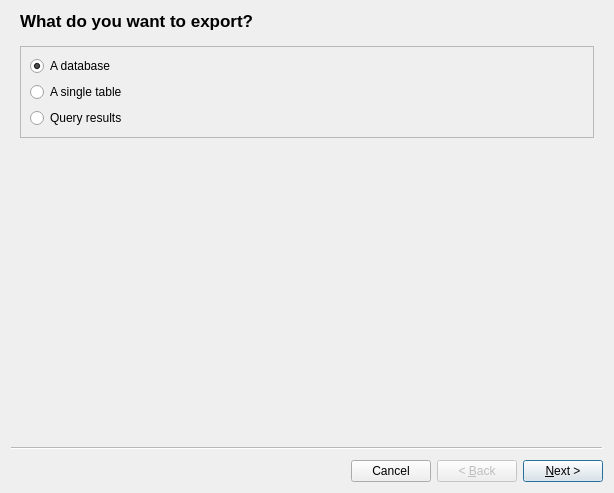
<?xml version="1.0" encoding="UTF-8"?>
<ui version="4.0">
 <class>ExportDialog</class>
 <widget class="QWizard" name="ExportDialog">
  <property name="geometry">
   <rect>
    <x>0</x>
    <y>0</y>
    <width>614</width>
    <height>493</height>
   </rect>
  </property>
  <property name="windowTitle">
   <string>Export</string>
  </property>
  <property name="wizardStyle">
   <enum>QWizard::WizardStyle::ClassicStyle</enum>
  </property>
  <property name="options">
   <set>QWizard::WizardOption::CancelButtonOnLeft|QWizard::WizardOption::NoDefaultButton</set>
  </property>
  <widget class="QWizardPage" name="exportSubjectPage">
   <property name="title">
    <string>What do you want to export?</string>
   </property>
   <layout class="QVBoxLayout" name="verticalLayout">
    <item>
     <widget class="QFrame" name="exportSubjectFrame">
      <property name="frameShape">
       <enum>QFrame::Shape::StyledPanel</enum>
      </property>
      <property name="frameShadow">
       <enum>QFrame::Shadow::Raised</enum>
      </property>
      <layout class="QVBoxLayout" name="verticalLayout_2">
       <item>
        <widget class="QRadioButton" name="subjectDatabaseRadio">
         <property name="text">
          <string>A database</string>
         </property>
         <property name="checked">
          <bool>true</bool>
         </property>
        </widget>
       </item>
       <item>
        <widget class="QRadioButton" name="subjectTableRadio">
         <property name="text">
          <string>A single table</string>
         </property>
        </widget>
       </item>
       <item>
        <widget class="QRadioButton" name="subjectQueryRadio">
         <property name="text">
          <string>Query results</string>
         </property>
        </widget>
       </item>
      </layout>
     </widget>
    </item>
   </layout>
  </widget>
  <widget class="QWizardPage" name="proxyPage"/>
  <widget class="VerifiableWizardPage" name="tablePage">
   <property name="title">
    <string>Table to export</string>
   </property>
   <layout class="QVBoxLayout" name="verticalLayout_3">
    <item>
     <widget class="QFrame" name="exportTableFrame">
      <property name="frameShape">
       <enum>QFrame::Shape::StyledPanel</enum>
      </property>
      <property name="frameShadow">
       <enum>QFrame::Shadow::Raised</enum>
      </property>
      <layout class="QGridLayout" name="gridLayout_4">
       <item row="1" column="2">
        <widget class="QComboBox" name="exportTableNameCombo">
         <property name="sizePolicy">
          <sizepolicy hsizetype="Expanding" vsizetype="Fixed">
           <horstretch>0</horstretch>
           <verstretch>0</verstretch>
          </sizepolicy>
         </property>
        </widget>
       </item>
       <item row="1" column="0">
        <widget class="QComboBox" name="exportTableDbNameCombo">
         <property name="sizePolicy">
          <sizepolicy hsizetype="Expanding" vsizetype="Fixed">
           <horstretch>0</horstretch>
           <verstretch>0</verstretch>
          </sizepolicy>
         </property>
        </widget>
       </item>
       <item row="0" column="0">
        <widget class="QLabel" name="exportTableDbNameLabel">
         <property name="text">
          <string>Database</string>
         </property>
        </widget>
       </item>
       <item row="0" column="2">
        <widget class="QLabel" name="exportTableNameLabel">
         <property name="text">
          <string>Table</string>
         </property>
        </widget>
       </item>
       <item row="1" column="1">
        <widget class="QLabel" name="exportTableSeparatorLabel">
         <property name="text">
          <string notr="true">.</string>
         </property>
        </widget>
       </item>
      </layout>
     </widget>
    </item>
    <item>
     <widget class="QGroupBox" name="tableOptionsGroup">
      <property name="title">
       <string>Options</string>
      </property>
      <layout class="QVBoxLayout" name="verticalLayout_6">
       <item>
        <widget class="QCheckBox" name="exportTableDataCheck">
         <property name="toolTip">
          <string>When this option is unchecked, then only table DDL (CREATE TABLE statement) is exported.</string>
         </property>
         <property name="text">
          <string>Export table data</string>
         </property>
         <property name="checked">
          <bool>true</bool>
         </property>
        </widget>
       </item>
       <item>
        <widget class="QCheckBox" name="exportTableIndexesCheck">
         <property name="text">
          <string>Export table indexes</string>
         </property>
         <property name="checked">
          <bool>true</bool>
         </property>
        </widget>
       </item>
       <item>
        <widget class="QCheckBox" name="exportTableTriggersCheck">
         <property name="text">
          <string>Export table triggers</string>
         </property>
         <property name="checked">
          <bool>true</bool>
         </property>
        </widget>
       </item>
       <item>
        <widget class="Line" name="line">
         <property name="orientation">
          <enum>Qt::Orientation::Horizontal</enum>
         </property>
        </widget>
       </item>
       <item>
        <widget class="QLabel" name="label">
         <property name="font">
          <font>
           <italic>true</italic>
          </font>
         </property>
         <property name="text">
          <string>Note, that exporting table indexes and triggers may be unsupported by some output formats.</string>
         </property>
         <property name="wordWrap">
          <bool>true</bool>
         </property>
        </widget>
       </item>
      </layout>
     </widget>
    </item>
   </layout>
  </widget>
  <widget class="VerifiableWizardPage" name="databaseObjectsPage">
   <property name="title">
    <string>Select database objects to export</string>
   </property>
   <layout class="QGridLayout" name="gridLayout_3">
    <item row="2" column="0">
     <widget class="QPushButton" name="objectsSelectAllButton">
      <property name="text">
       <string>Select all</string>
      </property>
     </widget>
    </item>
    <item row="1" column="0" colspan="2">
     <widget class="QTreeView" name="dbObjectsTree">
      <attribute name="headerVisible">
       <bool>false</bool>
      </attribute>
     </widget>
    </item>
    <item row="0" column="0">
     <widget class="QLabel" name="dbObjectsDatabaseLabel">
      <property name="text">
       <string>Database:</string>
      </property>
     </widget>
    </item>
    <item row="2" column="1">
     <widget class="QPushButton" name="objectsDeselectAllButton">
      <property name="text">
       <string>Deselect all</string>
      </property>
     </widget>
    </item>
    <item row="0" column="1">
     <widget class="QComboBox" name="dbObjectsDatabaseCombo"/>
    </item>
    <item row="4" column="0">
     <widget class="QCheckBox" name="exportDbTriggerCheck">
      <property name="text">
       <string>Export table indexes</string>
      </property>
     </widget>
    </item>
    <item row="3" column="0">
     <widget class="QCheckBox" name="exportDbDataCheck">
      <property name="text">
       <string>Export data from tables</string>
      </property>
      <property name="checked">
       <bool>true</bool>
      </property>
     </widget>
    </item>
    <item row="5" column="0">
     <widget class="QCheckBox" name="exportDbIndexCheck">
      <property name="text">
       <string>Export table and view triggers</string>
      </property>
     </widget>
    </item>
   </layout>
  </widget>
  <widget class="VerifiableWizardPage" name="queryPage">
   <property name="title">
    <string>Query to export results for</string>
   </property>
   <layout class="QGridLayout" name="gridLayout_5">
    <item row="2" column="0" colspan="2">
     <widget class="SqlEditor" name="queryEdit"/>
    </item>
    <item row="0" column="1">
     <widget class="QComboBox" name="queryDatabaseCombo"/>
    </item>
    <item row="0" column="0">
     <widget class="QLabel" name="queryDatabaseLabel">
      <property name="text">
       <string>Database:</string>
      </property>
     </widget>
    </item>
    <item row="1" column="0">
     <widget class="QLabel" name="queryLabel">
      <property name="text">
       <string>Query to be executed for results:</string>
      </property>
     </widget>
    </item>
   </layout>
  </widget>
  <widget class="VerifiableWizardPage" name="formatAndOptionsPage">
   <property name="title">
    <string>Export format and options</string>
   </property>
   <layout class="QVBoxLayout" name="verticalLayout_4">
    <item>
     <widget class="QScrollArea" name="formatScrollArea">
      <property name="styleSheet">
       <string notr="true">#formatScrollArea { background: transparent; }</string>
      </property>
      <property name="frameShape">
       <enum>QFrame::Shape::NoFrame</enum>
      </property>
      <property name="frameShadow">
       <enum>QFrame::Shadow::Plain</enum>
      </property>
      <property name="lineWidth">
       <number>0</number>
      </property>
      <property name="horizontalScrollBarPolicy">
       <enum>Qt::ScrollBarPolicy::ScrollBarAlwaysOff</enum>
      </property>
      <property name="widgetResizable">
       <bool>true</bool>
      </property>
      <widget class="QWidget" name="formatScrollAreaContents">
       <property name="geometry">
        <rect>
         <x>0</x>
         <y>0</y>
         <width>578</width>
         <height>381</height>
        </rect>
       </property>
       <property name="styleSheet">
        <string notr="true">#formatScrollAreaContents { background: transparent; }</string>
       </property>
       <layout class="QVBoxLayout" name="verticalLayout_7">
        <property name="leftMargin">
         <number>0</number>
        </property>
        <property name="topMargin">
         <number>0</number>
        </property>
        <property name="rightMargin">
         <number>0</number>
        </property>
        <property name="bottomMargin">
         <number>0</number>
        </property>
        <item>
         <widget class="QGroupBox" name="formatGroup">
          <property name="styleSheet">
           <string notr="true"/>
          </property>
          <property name="title">
           <string>Export format</string>
          </property>
          <layout class="QVBoxLayout" name="verticalLayout_5">
           <item>
            <widget class="QComboBox" name="formatCombo"/>
           </item>
          </layout>
         </widget>
        </item>
        <item>
         <widget class="QGroupBox" name="exportToGroup">
          <property name="title">
           <string>Output</string>
          </property>
          <layout class="QGridLayout" name="gridLayout">
           <item row="0" column="1">
            <widget class="QLineEdit" name="exportFileEdit">
             <property name="placeholderText">
              <string>Exported file path</string>
             </property>
            </widget>
           </item>
           <item row="1" column="0">
            <widget class="QRadioButton" name="exportClipboardRadio">
             <property name="text">
              <string>Clipboard</string>
             </property>
            </widget>
           </item>
           <item row="0" column="2">
            <widget class="QToolButton" name="exportFileButton">
             <property name="text">
              <string notr="true">...</string>
             </property>
            </widget>
           </item>
           <item row="0" column="0">
            <widget class="QRadioButton" name="exportFileRadio">
             <property name="text">
              <string>File</string>
             </property>
             <property name="checked">
              <bool>true</bool>
             </property>
            </widget>
           </item>
           <item row="2" column="0" colspan="3">
            <widget class="QWidget" name="widget" native="true">
             <layout class="QHBoxLayout" name="horizontalLayout">
              <property name="leftMargin">
               <number>0</number>
              </property>
              <property name="topMargin">
               <number>0</number>
              </property>
              <property name="rightMargin">
               <number>0</number>
              </property>
              <property name="bottomMargin">
               <number>0</number>
              </property>
              <item>
               <widget class="QLabel" name="encodingLabel">
                <property name="text">
                 <string>Exported text encoding:</string>
                </property>
               </widget>
              </item>
              <item>
               <widget class="QComboBox" name="encodingCombo"/>
              </item>
             </layout>
            </widget>
           </item>
          </layout>
         </widget>
        </item>
        <item>
         <widget class="QGroupBox" name="optionsGroup">
          <property name="title">
           <string>Export format options</string>
          </property>
          <layout class="QGridLayout" name="gridLayout_2"/>
         </widget>
        </item>
        <item>
         <spacer name="verticalSpacer">
          <property name="orientation">
           <enum>Qt::Orientation::Vertical</enum>
          </property>
          <property name="sizeHint" stdset="0">
           <size>
            <width>20</width>
            <height>40</height>
           </size>
          </property>
         </spacer>
        </item>
       </layout>
      </widget>
     </widget>
    </item>
   </layout>
  </widget>
 </widget>
 <customwidgets>
  <customwidget>
   <class>SqlEditor</class>
   <extends>QPlainTextEdit</extends>
   <header>sqleditor.h</header>
  </customwidget>
  <customwidget>
   <class>VerifiableWizardPage</class>
   <extends>QWizardPage</extends>
   <header>common/verifiablewizardpage.h</header>
   <container>1</container>
  </customwidget>
 </customwidgets>
 <resources/>
 <connections/>
</ui>
